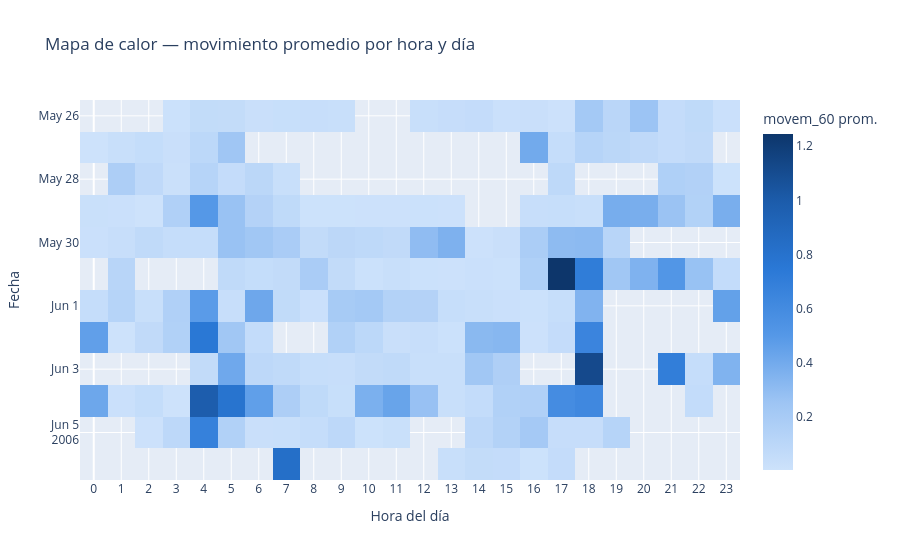

The cell this chart's notebook holds for it:
### Markdown cell above
### Visualización 6 (mapa de calor — patrón hora × día)
**Sobre el mapa geográfico que preguntabas:** esta muestra de `bear.csv` **no incluye coordenadas de latitud/longitud** (solo variables ambientales derivadas de la posición, no la posición misma), así que no es posible dibujar un mapa real de los desplazamientos con estos datos. Como alternativa —y para "ver" el movimiento en el espacio que sí tenemos, que es tiempo—, este mapa de calor cruza **hora del día × fecha** y colorea por intensidad de movimiento: funciona como un "mapa de calor temporal" que muestra en qué franjas horarias y qué días se concentra la actividad del oso, con la misma lógica visual que un mapa de calor geográfico (color = intensidad) pero sobre una grilla tiempo×tiempo en vez de un mapa.

### Code cell
heat_data = df.pivot_table(index='date', columns='hour', values='movem_60', aggfunc='mean')

fig6 = px.imshow(
    heat_data, color_continuous_scale=SEQ_BLUE, aspect='auto',
    labels=dict(x='Hora del día', y='Fecha', color='movem_60 prom.'),
    title='Mapa de calor — movimiento promedio por hora y día'
)
fig6.update_layout(xaxis=dict(dtick=1))
fig6.show()

### Figure 1 — Plotly figure (JSON) as saved in the notebook; plotly's stock layout.template omitted (floating-point values rounded to 4 significant figures; data arrays with more than 128 entries replaced by an {"elided": "..."} marker saying what was removed)
{"data": [{"coloraxis": "coloraxis", "hovertemplate": "Hora del día: %{x}<br>Fecha: %{y}<br>movem_60 prom.: %{z}<extra></extra>", "name": "0", "type": "heatmap", "x": [0, 1, 2, 3, 4, 5, 6, 7, 8, 9, 10, 11, 12, 13, 14, 15, 16, 17, 18, 19, 20, 21, 22, 23], "xaxis": "x", "y": ["2006-05-26", "2006-05-27", "2006-05-28", "2006-05-29", "2006-05-30", "2006-05-31", "2006-06-01", "2006-06-02", "2006-06-03", "2006-06-04", "2006-06-05", "2006-06-06"], "yaxis": "y", "z": {"elided": "12x24 float values"}}], "layout": {"coloraxis": {"autocolorscale": false, "colorbar": {"title": {"text": "movem_60 prom."}}, "colorscale": [[0, "#cde2fb"], [0.2, "#9ec5f4"], [0.4, "#5598e7"], [0.6, "#2a78d6"], [0.8, "#1c5cab"], [1, "#0d366b"]]}, "title": {"text": "Mapa de calor — movimiento promedio por hora y día"}, "xaxis": {"anchor": "y", "domain": [0, 1], "dtick": 1, "title": {"text": "Hora del día"}}, "yaxis": {"anchor": "x", "autorange": "reversed", "domain": [0, 1], "title": {"text": "Fecha"}}}}
